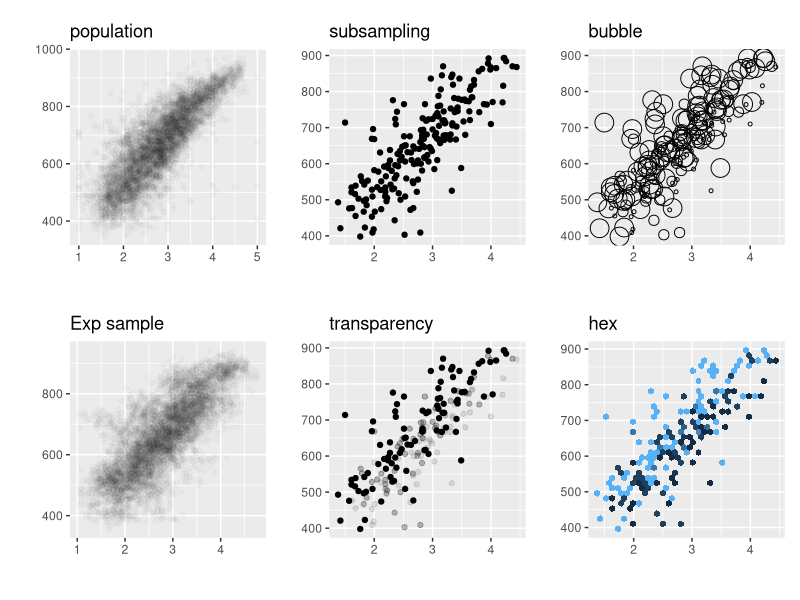
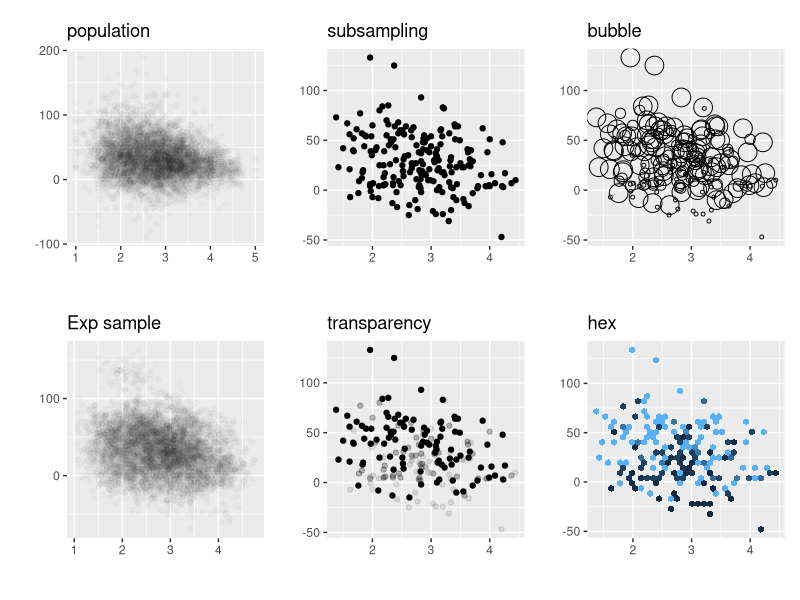

Recreate these plots in R, in order.
## ---- chunk 1
#| echo: true
library(survey)
data(api)
## ---- chunk 2
library(patchwork)
library(tidyverse)

dstrat<-svydesign(id=~1,strata=~stype, weights=~pw, data=apistrat, fpc=~fpc)

rr <-  svyvar(~api00+avg.ed, dstrat) |> as.matrix() |>cov2cor() 
paste('True Correlation', rr[2,1])

wts <- 1/dstrat$prob 

p6 <- ggplot(apipop) + geom_point(aes(y = api00, x = avg.ed), alpha=1/50 ) + theme(aspect.ratio = 1)+ labs(title='population', x = '', y = '')

# ggplot(apipop) + geom_point(aes(y = api00, x = avg.ed, color=stype), alpha=.1 ) + 
#  facet_grid(~stype) + 
#  labs(title='population', x = '', y = '')

# p5 <- ggplot(apistrat) + geom_point(aes(y = api00, x = avg.ed) ) +
#   theme(aspect.ratio = 1)+ labs(title='sample', x = '', y = '') 

apistrat.exp <- apistrat |> uncount( round(wts) ) |> 
  mutate(api00 = api00+rnorm(n(), 0, 20), 
  avg.ed=avg.ed+rnorm(n(), 0, .2), 
  growth = growth +rnorm(n(), 0, 12) )

p5 <- ggplot(apistrat.exp) + geom_point(aes(y = api00, x = avg.ed), alpha=1/50) +
   theme(aspect.ratio = 1)+ labs(title='Exp sample', x = '', y = '') 

p2 <- ggplot(apistrat) + geom_point(aes(y = api00, x = avg.ed, size = wts), shape = 1 ) + theme(aspect.ratio = 1) + labs(title='bubble', , x = '', y = '')

p3 <- ggplot(apistrat) + geom_point(aes(y = api00, x = avg.ed, alpha = wts)) + theme(aspect.ratio = 1)+ labs(title ='transparency', x = '', y = '')

p4 <- ggplot(apistrat, aes(y = api00, x = avg.ed, z = wts)) +
  theme(aspect.ratio = 1)+ stat_summary_hex(  ) + labs(title = 'hex', x = '', y = '')

ids <- sample(1:nrow(apistrat), replace = TRUE, prob = wts )
p1 <- ggplot(apistrat) + geom_point(aes(y = api00, x = avg.ed) ) +
  theme(aspect.ratio = 1) + labs(title='subsampling', x = '', y = '')

(p6 + p1 + p2)/ (p5+p3+p4)  + 
  plot_layout(guides = "collect", axes = "collect", axis_titles = "collect") & 
  theme(legend.position = "none")


## ---- chunk 3

rr <-  svyvar(~growth + api99, dstrat) |> as.matrix() |> cov2cor() 
paste('True Correlation', rr[2,1])

wts <- 1/dstrat$prob 

p6 <- ggplot(apipop) + geom_point(aes(y = growth, x = avg.ed), alpha=1/50 ) + 
  theme(aspect.ratio = 1) + labs(title = 'population', x = '', y = '')

# p5 <- ggplot(apistrat) + geom_point(aes(y = growth, x = avg.ed) ) +
#   theme(aspect.ratio = 1) + labs(title='sample', x = '', y = '') 

p5 <- ggplot(apistrat.exp) + geom_point(aes(y = growth, x = avg.ed), alpha=1/50) +
   theme(aspect.ratio = 1)+ labs(title='Exp sample', x = '', y = '') 


p2 <- ggplot(apistrat) + geom_point(aes(y = growth, x = avg.ed, size = wts), shape = 1 ) + theme(aspect.ratio = 1) +
  labs(title = 'bubble', , x = '', y = '')

p3 <- ggplot(apistrat) + geom_point(aes(y = growth, x = avg.ed, alpha = wts)) + theme(aspect.ratio = 1) +
  labs(title ='transparency', x = '', y = '')

p4 <- ggplot(apistrat, aes(y = growth, x = avg.ed, z = wts)) +
  theme(aspect.ratio = 1 ) + stat_summary_hex(  ) + labs(title = 'hex', x = '', y = '')

ids <- sample(1:nrow(apistrat), replace = TRUE, prob = wts )
p1 <- ggplot(apistrat) + geom_point(aes(y = growth, x = avg.ed) ) +
  theme(aspect.ratio = 1) +
  labs(title='subsampling', x = '', y = '')

(p6 + p1 + p2)/ (p5+p3+p4)  + 
  plot_layout(guides = "collect", axes = "collect", axis_titles = "collect") & 
  theme(legend.position = "none")
